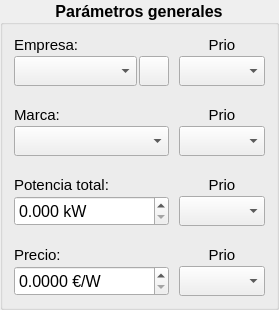
            <widget class="QGroupBox" name="groupGeneral">
             <property name="minimumSize">
              <size>
               <width>250</width>
               <height>0</height>
              </size>
             </property>
             <property name="font">
              <font>
               <pointsize>12</pointsize>
               <weight>75</weight>
               <bold>true</bold>
              </font>
             </property>
             <property name="title">
              <string>Parámetros generales</string>
             </property>
             <property name="alignment">
              <set>Qt::AlignCenter</set>
             </property>
             <layout class="QVBoxLayout" name="verticalLayout_3">
              <property name="spacing">
               <number>20</number>
              </property>
              <item>
               <layout class="QHBoxLayout" name="horizontalLayout_5" stretch="1,0">
                <property name="spacing">
                 <number>10</number>
                </property>
                <item>
                 <layout class="QVBoxLayout" name="verticalLayout_12">
                  <property name="spacing">
                   <number>2</number>
                  </property>
                  <item>
                   <widget class="QLabel" name="labelCompany">
                    <property name="font">
                     <font>
                      <pointsize>11</pointsize>
                      <weight>50</weight>
                      <bold>false</bold>
                     </font>
                    </property>
                    <property name="text">
                     <string>Empresa:</string>
                    </property>
                    <property name="alignment">
                     <set>Qt::AlignLeading|Qt::AlignLeft|Qt::AlignVCenter</set>
                    </property>
                   </widget>
                  </item>
                  <item>
                   <layout class="QHBoxLayout" name="horizontalLayout_6">
                    <item>
                     <widget class="QComboBox" name="comboCompany">
                      <property name="minimumSize">
                       <size>
                        <width>0</width>
                        <height>30</height>
                       </size>
                      </property>
                      <property name="font">
                       <font>
                        <weight>50</weight>
                        <bold>false</bold>
                       </font>
                      </property>
                     </widget>
                    </item>
                    <item>
                     <widget class="QPushButton" name="buttonAddCompany">
                      <property name="minimumSize">
                       <size>
                        <width>30</width>
                        <height>30</height>
                       </size>
                      </property>
                      <property name="maximumSize">
                       <size>
                        <width>30</width>
                        <height>30</height>
                       </size>
                      </property>
                      <property name="font">
                       <font>
                        <pointsize>12</pointsize>
                        <weight>50</weight>
                        <bold>false</bold>
                       </font>
                      </property>
                      <property name="text">
                       <string/>
                      </property>
                     </widget>
                    </item>
                   </layout>
                  </item>
                 </layout>
                </item>
                <item>
                 <layout class="QVBoxLayout" name="verticalLayout_31">
                  <property name="spacing">
                   <number>2</number>
                  </property>
                  <item>
                   <widget class="QLabel" name="labelPrioCompany">
                    <property name="sizePolicy">
                     <sizepolicy hsizetype="Minimum" vsizetype="Minimum">
                      <horstretch>0</horstretch>
                      <verstretch>0</verstretch>
                     </sizepolicy>
                    </property>
                    <property name="font">
                     <font>
                      <pointsize>11</pointsize>
                      <weight>50</weight>
                      <bold>false</bold>
                     </font>
                    </property>
                    <property name="text">
                     <string>Prio</string>
                    </property>
                    <property name="alignment">
                     <set>Qt::AlignCenter</set>
                    </property>
                   </widget>
                  </item>
                  <item>
                   <widget class="QComboBox" name="comboPrioCompany">
                    <property name="sizePolicy">
                     <sizepolicy hsizetype="Minimum" vsizetype="Minimum">
                      <horstretch>0</horstretch>
                      <verstretch>0</verstretch>
                     </sizepolicy>
                    </property>
                    <property name="minimumSize">
                     <size>
                      <width>0</width>
                      <height>30</height>
                     </size>
                    </property>
                    <property name="font">
                     <font>
                      <weight>50</weight>
                      <bold>false</bold>
                     </font>
                    </property>
                   </widget>
                  </item>
                 </layout>
                </item>
               </layout>
              </item>
              <item>
               <layout class="QHBoxLayout" name="horizontalLayout_7" stretch="1,0">
                <property name="spacing">
                 <number>10</number>
                </property>
                <item>
                 <layout class="QVBoxLayout" name="verticalLayout_28">
                  <property name="spacing">
                   <number>2</number>
                  </property>
                  <item>
                   <widget class="QLabel" name="labelMark">
                    <property name="font">
                     <font>
                      <pointsize>11</pointsize>
                      <weight>50</weight>
                      <bold>false</bold>
                     </font>
                    </property>
                    <property name="text">
                     <string>Marca:</string>
                    </property>
                    <property name="alignment">
                     <set>Qt::AlignLeading|Qt::AlignLeft|Qt::AlignVCenter</set>
                    </property>
                   </widget>
                  </item>
                  <item>
                   <widget class="QComboBox" name="comboMark">
                    <property name="minimumSize">
                     <size>
                      <width>0</width>
                      <height>30</height>
                     </size>
                    </property>
                    <property name="font">
                     <font>
                      <weight>50</weight>
                      <bold>false</bold>
                     </font>
                    </property>
                   </widget>
                  </item>
                 </layout>
                </item>
                <item>
                 <layout class="QVBoxLayout" name="verticalLayout_79">
                  <property name="spacing">
                   <number>2</number>
                  </property>
                  <item>
                   <widget class="QLabel" name="labelPrioMark">
                    <property name="sizePolicy">
                     <sizepolicy hsizetype="Minimum" vsizetype="Minimum">
                      <horstretch>0</horstretch>
                      <verstretch>0</verstretch>
                     </sizepolicy>
                    </property>
                    <property name="font">
                     <font>
                      <pointsize>11</pointsize>
                      <weight>50</weight>
                      <bold>false</bold>
                     </font>
                    </property>
                    <property name="text">
                     <string>Prio</string>
                    </property>
                    <property name="alignment">
                     <set>Qt::AlignCenter</set>
                    </property>
                   </widget>
                  </item>
                  <item>
                   <widget class="QComboBox" name="comboPrioMark">
                    <property name="sizePolicy">
                     <sizepolicy hsizetype="Minimum" vsizetype="Minimum">
                      <horstretch>0</horstretch>
                      <verstretch>0</verstretch>
                     </sizepolicy>
                    </property>
                    <property name="minimumSize">
                     <size>
                      <width>0</width>
                      <height>30</height>
                     </size>
                    </property>
                    <property name="font">
                     <font>
                      <weight>50</weight>
                      <bold>false</bold>
                     </font>
                    </property>
                   </widget>
                  </item>
                 </layout>
                </item>
               </layout>
              </item>
              <item>
               <layout class="QHBoxLayout" name="horizontalLayout_9" stretch="1,0">
                <property name="spacing">
                 <number>10</number>
                </property>
                <item>
                 <layout class="QVBoxLayout" name="verticalLayout_13">
                  <property name="spacing">
                   <number>2</number>
                  </property>
                  <item>
                   <widget class="QLabel" name="labelTotalPower">
                    <property name="font">
                     <font>
                      <pointsize>11</pointsize>
                      <weight>50</weight>
                      <bold>false</bold>
                     </font>
                    </property>
                    <property name="text">
                     <string>Potencia total:</string>
                    </property>
                    <property name="alignment">
                     <set>Qt::AlignLeading|Qt::AlignLeft|Qt::AlignVCenter</set>
                    </property>
                   </widget>
                  </item>
                  <item>
                   <widget class="QDoubleSpinBox" name="spinTotalPower">
                    <property name="minimumSize">
                     <size>
                      <width>0</width>
                      <height>30</height>
                     </size>
                    </property>
                    <property name="font">
                     <font>
                      <pointsize>12</pointsize>
                      <weight>50</weight>
                      <bold>false</bold>
                     </font>
                    </property>
                    <property name="focusPolicy">
                     <enum>Qt::StrongFocus</enum>
                    </property>
                    <property name="suffix">
                     <string> kW</string>
                    </property>
                    <property name="decimals">
                     <number>3</number>
                    </property>
                    <property name="maximum">
                     <double>9999999999.000000000000000</double>
                    </property>
                   </widget>
                  </item>
                 </layout>
                </item>
                <item>
                 <layout class="QVBoxLayout" name="verticalLayout_80">
                  <property name="spacing">
                   <number>2</number>
                  </property>
                  <item>
                   <widget class="QLabel" name="labelPrioTotalPower">
                    <property name="sizePolicy">
                     <sizepolicy hsizetype="Minimum" vsizetype="Minimum">
                      <horstretch>0</horstretch>
                      <verstretch>0</verstretch>
                     </sizepolicy>
                    </property>
                    <property name="font">
                     <font>
                      <pointsize>11</pointsize>
                      <weight>50</weight>
                      <bold>false</bold>
                     </font>
                    </property>
                    <property name="text">
                     <string>Prio</string>
                    </property>
                    <property name="alignment">
                     <set>Qt::AlignCenter</set>
                    </property>
                   </widget>
                  </item>
                  <item>
                   <widget class="QComboBox" name="comboPrioTotalPower">
                    <property name="sizePolicy">
                     <sizepolicy hsizetype="Minimum" vsizetype="Minimum">
                      <horstretch>0</horstretch>
                      <verstretch>0</verstretch>
                     </sizepolicy>
                    </property>
                    <property name="minimumSize">
                     <size>
                      <width>0</width>
                      <height>30</height>
                     </size>
                    </property>
                    <property name="font">
                     <font>
                      <weight>50</weight>
                      <bold>false</bold>
                     </font>
                    </property>
                   </widget>
                  </item>
                 </layout>
                </item>
               </layout>
              </item>
              <item>
               <layout class="QHBoxLayout" name="horizontalLayout_15" stretch="1,0">
                <property name="spacing">
                 <number>10</number>
                </property>
                <item>
                 <layout class="QVBoxLayout" name="verticalLayout_14">
                  <property name="spacing">
                   <number>2</number>
                  </property>
                  <item>
                   <widget class="QLabel" name="labelPrice">
                    <property name="font">
                     <font>
                      <pointsize>11</pointsize>
                      <weight>50</weight>
                      <bold>false</bold>
                     </font>
                    </property>
                    <property name="text">
                     <string>Precio:</string>
                    </property>
                    <property name="alignment">
                     <set>Qt::AlignLeading|Qt::AlignLeft|Qt::AlignVCenter</set>
                    </property>
                   </widget>
                  </item>
                  <item>
                   <widget class="QDoubleSpinBox" name="spinPrice">
                    <property name="minimumSize">
                     <size>
                      <width>0</width>
                      <height>30</height>
                     </size>
                    </property>
                    <property name="font">
                     <font>
                      <pointsize>12</pointsize>
                      <weight>50</weight>
                      <bold>false</bold>
                     </font>
                    </property>
                    <property name="focusPolicy">
                     <enum>Qt::StrongFocus</enum>
                    </property>
                    <property name="suffix">
                     <string> €/W</string>
                    </property>
                    <property name="decimals">
                     <number>4</number>
                    </property>
                    <property name="maximum">
                     <double>9999999999.000000000000000</double>
                    </property>
                   </widget>
                  </item>
                 </layout>
                </item>
                <item>
                 <layout class="QVBoxLayout" name="verticalLayout_87">
                  <property name="spacing">
                   <number>2</number>
                  </property>
                  <item>
                   <widget class="QLabel" name="labelPrioPrice">
                    <property name="sizePolicy">
                     <sizepolicy hsizetype="Minimum" vsizetype="Minimum">
                      <horstretch>0</horstretch>
                      <verstretch>0</verstretch>
                     </sizepolicy>
                    </property>
                    <property name="font">
                     <font>
                      <pointsize>11</pointsize>
                      <weight>50</weight>
                      <bold>false</bold>
                     </font>
                    </property>
                    <property name="text">
                     <string>Prio</string>
                    </property>
                    <property name="alignment">
                     <set>Qt::AlignCenter</set>
                    </property>
                   </widget>
                  </item>
                  <item>
                   <widget class="QComboBox" name="comboPrioPrice">
                    <property name="sizePolicy">
                     <sizepolicy hsizetype="Minimum" vsizetype="Minimum">
                      <horstretch>0</horstretch>
                      <verstretch>0</verstretch>
                     </sizepolicy>
                    </property>
                    <property name="minimumSize">
                     <size>
                      <width>0</width>
                      <height>30</height>
                     </size>
                    </property>
                    <property name="font">
                     <font>
                      <weight>50</weight>
                      <bold>false</bold>
                     </font>
                    </property>
                   </widget>
                  </item>
                 </layout>
                </item>
               </layout>
              </item>
             </layout>
            </widget>
